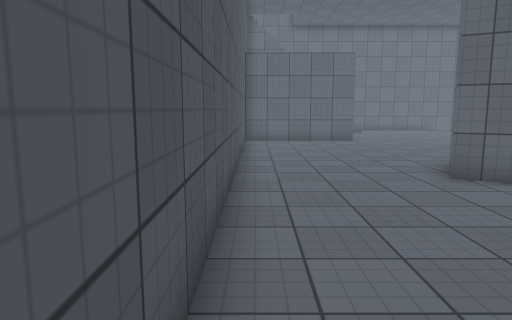
view 1 (above)

18 first-person views from a walk through a 3-D level made in the Unity game engine. The camera is 1.5 m above the floor, tilts 8° down and sees 70° across. The floor is counted in squares, 1 m on a side. Each view is taken from the middle of a square. On the plan, view 1 faces up. The plan holds only what a view shows up to about 16 squares ahead; the rest is blank. The place goes on beyond the plan. The player character is not drawn. Surface patterns are stand-ins for the level's own textures.

view 2
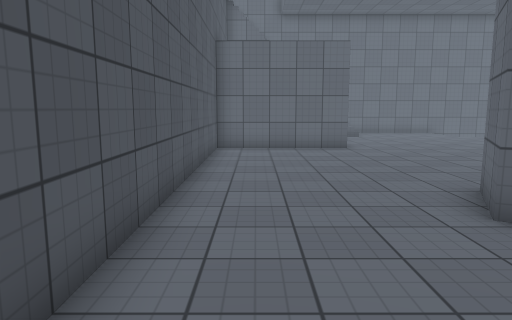

view 3
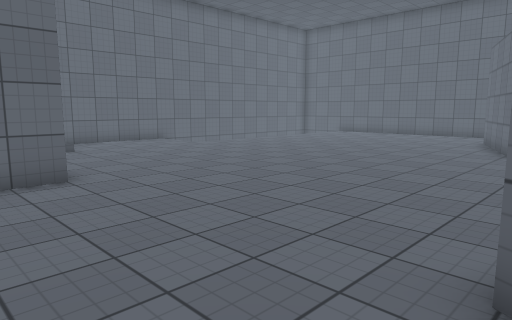

view 4
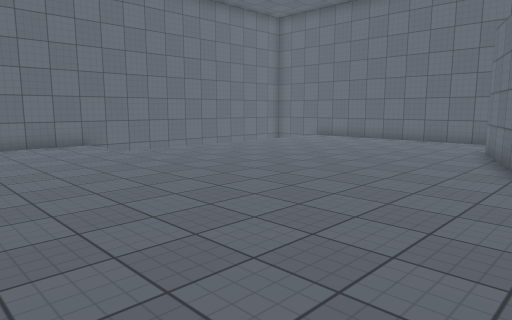

view 5
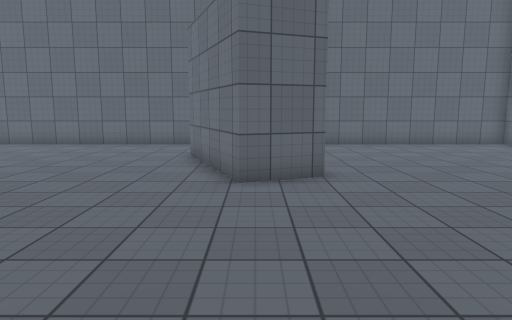

view 6
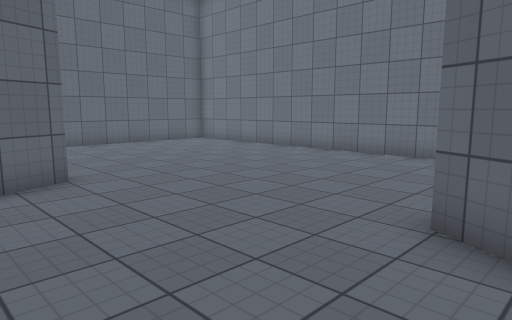

view 7
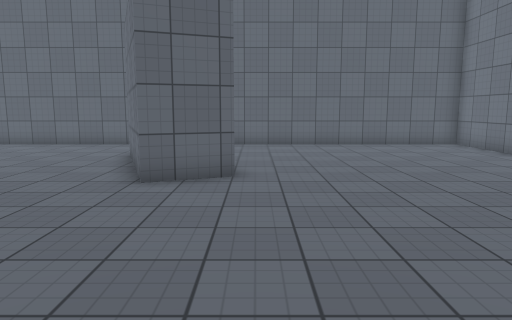

view 8
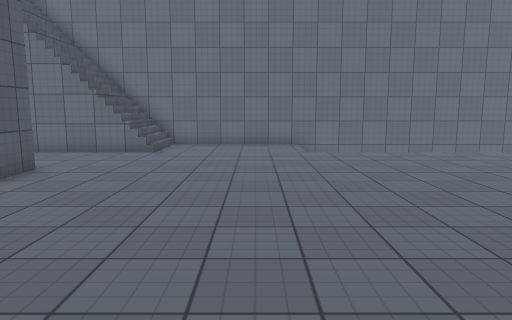

view 9
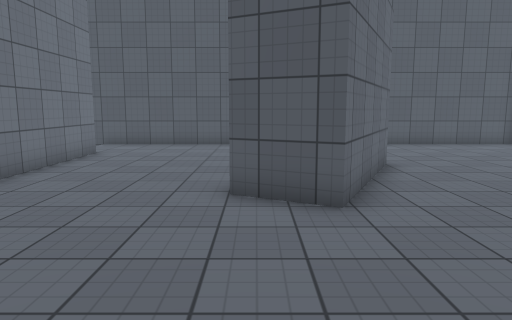

view 10
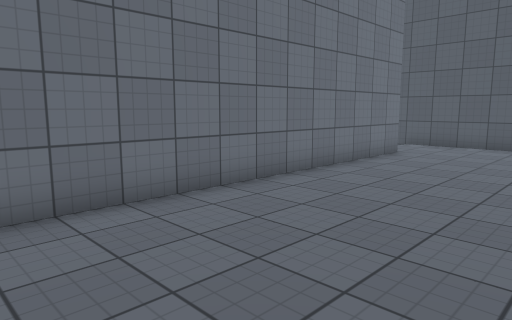

view 11
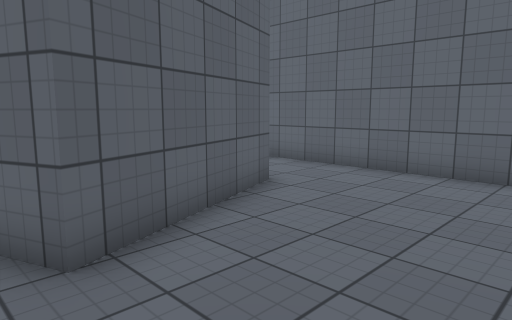

view 12
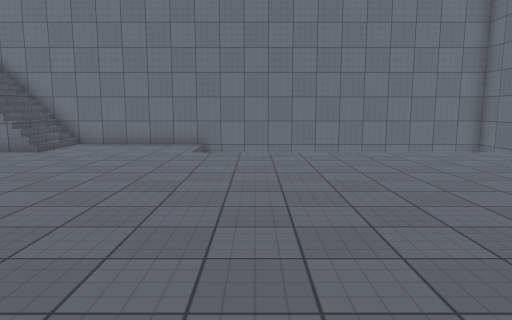

view 13
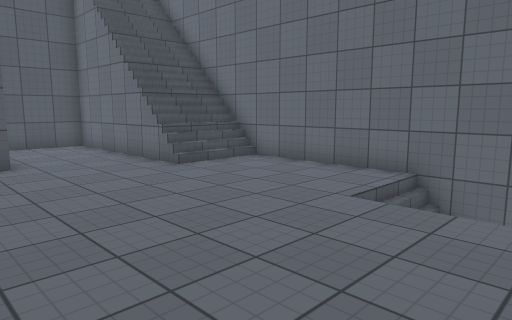

view 14
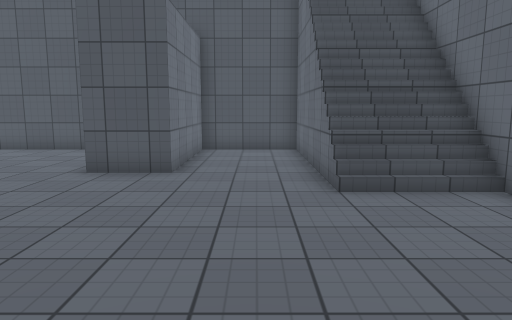

view 15
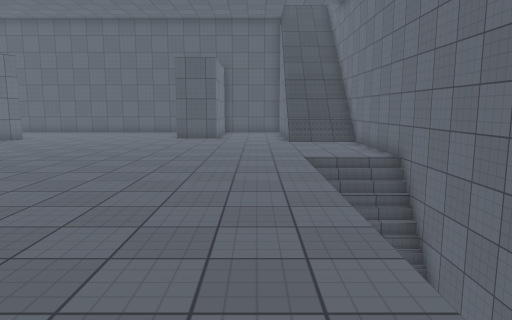

view 16
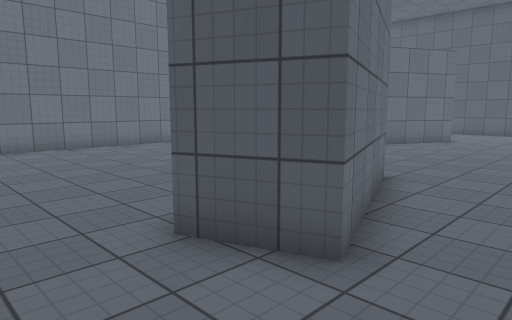

view 17
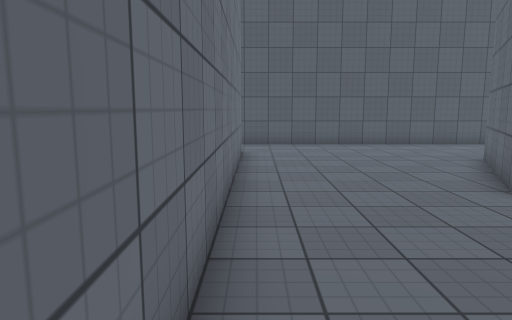

view 18
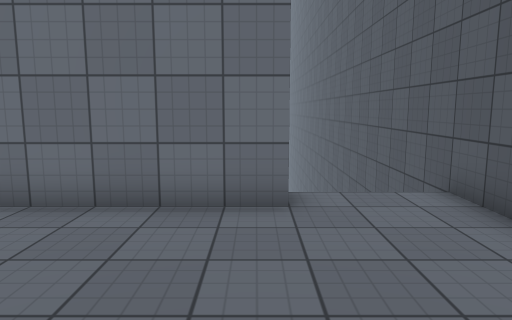

### Floor plan
Key: @ floor where view 1 was taken; # wall or solid block; . floor; / step, stairs or slope; v drop or lower ground.
Columns run from 1 left of view 1 to 24 right of it. Each row starts with its distance up from view 1.
 26   ###############
 25   //////.....///
 24   //////.....//
 23   //////...../
 22 #....................... #
 21 #........................#
 20 #........................#
 19 ######...................#
 18 ######...................#
 17 ######...................#
 16 #........................#
 15 #........................#
 14 #........................#
 13 #...................##...#
 12 #.................####...#
 11 #................#####...#
 10 #................###.....#
  9 #.....##.................#
  8 #.....####...............#
  7 #......####..............#
  6 #........##..............#
  5 #........................#
  4 #........................#
  3 #........................#
  2 #........................#
  1 #........................#
  0 #@..######################
 -1 #v

Positions as (right, up) in squares from view 1, and headings:
1: (0, 0), facing up
2: (1, 3), facing up
3: (2, 9), facing up-right
4: (6, 10), facing up-right
5: (8, 11), facing right
6: (8, 12), facing down-right
7: (8, 9), facing right
8: (10, 10), facing up
9: (15, 6), facing left
10: (15, 6), facing down-left
11: (15, 6), facing up-right
12: (14, 10), facing up
13: (15, 17), facing up-left
14: (13, 21), facing left
15: (23, 21), facing left
16: (23, 15), facing down-left
17: (15, 1), facing left
18: (3, 6), facing down
